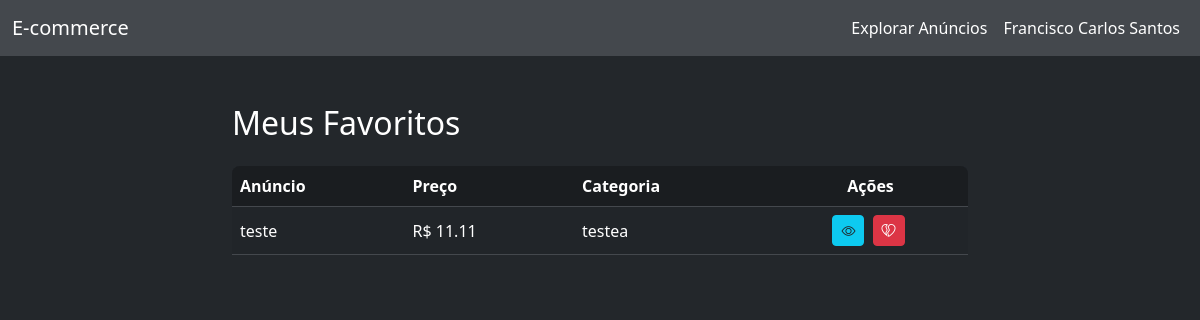
The page /favoritos/ (signed in) on the database its author committed.
### app/models/usuario.py (models this page shows, shortened)
class Usuario(UserMixin, db.Model):
    __tablename__ = "usuario"
    id = db.Column(db.Integer, primary_key=True)
    nome = db.Column(db.String(100), nullable=False)
    email = db.Column(db.String(120), unique=True, nullable=False)
    senha_hash = db.Column(db.String(128), nullable=False)
    anuncios = db.relationship("Anuncio", back_populates="usuario", lazy=True)
    perguntas = db.relationship("Pergunta", back_populates="usuario", lazy=True)
    respostas = db.relationship("Resposta", back_populates="usuario", lazy=True)
    compras = db.relationship("Compra", back_populates="usuario", lazy=True)
    favoritos = db.relationship("Favorito", back_populates="usuario", lazy=True)

### app/models/favorito.py (models this page shows, shortened)
class Favorito(db.Model):
    __tablename__ = "favorito"
    id = db.Column(db.Integer, primary_key=True)
    criado_em = db.Column(db.DateTime, default=datetime.utcnow)
    usuario_id = db.Column(db.Integer, db.ForeignKey("usuario.id"), nullable=False)
    anuncio_id = db.Column(db.Integer, db.ForeignKey("anuncio.id"), nullable=False)
    usuario = db.relationship("Usuario", back_populates="favoritos")

### app/models/anuncio.py (models this page shows, shortened)
class Anuncio(db.Model):
    __tablename__ = "anuncio"
    id = db.Column(db.Integer, primary_key=True)
    titulo = db.Column(db.String(200), nullable=False)
    descricao = db.Column(db.Text, nullable=False)
    preco = db.Column(db.Float, nullable=False)
    criado_em = db.Column(db.DateTime, default=datetime.utcnow)
    usuario_id = db.Column(db.Integer, db.ForeignKey("usuario.id"), nullable=False)
    categoria_id = db.Column(db.Integer, db.ForeignKey("categoria.id"), nullable=False)
    usuario = db.relationship("Usuario", back_populates="anuncios")
    perguntas = db.relationship("Pergunta", backref="anuncio", lazy=True)
    compras = db.relationship("Compra", backref="anuncio", lazy=True)
    favoritos = db.relationship("Favorito", backref="anuncio", lazy=True)

### app/models/categoria.py (models this page shows, shortened)
class Categoria(db.Model):
    __tablename__ = "categoria"
    id = db.Column(db.Integer, primary_key=True)
    nome = db.Column(db.String(100), nullable=False, unique=True)
    criado_por_id = db.Column(db.Integer, db.ForeignKey('usuario.id'), nullable=False)
    criado_por = db.relationship("Usuario", backref="categorias_criadas", lazy=True)
    anuncios = db.relationship("Anuncio", backref="categoria", lazy=True)

### app/routes/favorito.py (the view)
@favorito_bp.route('/')
@login_required
def list_favorito():
    favoritos = Favorito.query.filter_by(usuario_id=current_user.id).all()
    return render_template('favorito/list.html', favoritos=favoritos)

### app/templates/favorito/list.html (shortened to what this page needs)
{% extends 'base.html' %}
{% block content %}
<div class="container py-4">
    <div class="row justify-content-center">
        <div class="col-lg-8">
            <div class="d-flex justify-content-between align-items-center mb-4">
                <h2 class="mb-0">Meus Favoritos</h2>
            </div>
            <div class="table-responsive">
                <table class="table table-striped table-hover align-middle">
                    <thead class="table-primary">
                        <tr>
                            <th>Anúncio</th>
                            <th>Preço</th>
                            <th>Categoria</th>
                            <th class="text-center">Ações</th>
                        </tr>
                    </thead>
                    <tbody>
                        {% for favorito in favoritos %}
                        <tr>
                            <td>{{ favorito.anuncio.titulo }}</td>
                            <td>R$ {{ '%.2f'|format(favorito.anuncio.preco) }}</td>
                            <td>{{ favorito.anuncio.categoria.nome }}</td>
                            <td class="text-center">
                                <a href="{{ url_for('anuncio.publico_detail', id=favorito.anuncio.id) }}" class="btn btn-sm btn-info me-1" title="Ver anúncio">
                                    <i class="bi bi-eye"></i>
                                </a>
                                <form action="{{ url_for('favorito.remover_favorito', id=favorito.id) }}" method="post" style="display:inline;">
                                    <button type="submit" class="btn btn-sm btn-danger" title="Remover" onclick="return confirm('Remover dos favoritos?');">
                                        <i class="bi bi-heartbreak"></i>
                                    </button>
                                </form>
                            </td>
                        </tr>
                        {% else %}
                        <tr>
                            <td colspan="4" class="text-center text-muted">Nenhum anúncio favorito encontrado.</td>
                        </tr>
                        {% endfor %}
                    </tbody>
                </table>
            </div>
        </div>
    </div>
</div>
<link rel="stylesheet" href="https://cdn.jsdelivr.net/npm/bootstrap-icons@1.10.5/font/bootstrap-icons.css">
{% endblock %}

### app/templates/navbar.html (shortened to what this page needs)
<nav class="navbar navbar-expand-lg navbar-dark bg-primary mb-4">
  <div class="container-fluid">
    <a class="navbar-brand" href="{% if current_user.is_authenticated %}{{ url_for('dashboard') }}{% else %}{{ url_for('home') }}{% endif %}">E-commerce</a>
    <div class="collapse navbar-collapse" id="navbarNav">
      <ul class="navbar-nav ms-auto">
        <li class="nav-item">
          <a class="nav-link text-white{% if request.endpoint == 'anuncio.explorar_anuncios' %} active{% endif %}" href="{{ url_for('anuncio.explorar_anuncios') }}">Explorar Anúncios</a>
        </li>
        {% if current_user.is_authenticated %}
          <li class="nav-item dropdown">
            <a class="nav-link dropdown-toggle text-white" href="#" id="userDropdown" role="button" data-bs-toggle="dropdown" aria-expanded="false">
              {{ current_user.nome }}
            </a>
          </li>
        {% endif %}
      </ul>
    </div>
  </div>
</nav>

### app/static/css/main.css (style rules this page uses)
body, .bg-white, .card, .table, .dropdown-menu, .modal-content, .form-control, .form-select { background-color: #23272b !important; color: #fff !important; }
.bg-primary, .navbar.bg-primary, .table-primary, .btn-primary, .alert-primary { background-color: #44484d !important; color: #fff !important; border-color: #44484d !important; }
.navbar, .navbar .dropdown-menu { background-color: #44484d !important; }
.btn, .btn-primary, .btn-success, .btn-danger, .btn-warning, .btn-info, .btn-secondary, .btn-outline-danger, .btn-outline-secondary, .btn-outline-info, .btn-outline-primary, .btn-outline-success, .btn-outline-warning { color: #fff !important; }
.table-responsive { border-radius: 0.5rem; overflow: hidden; }
.table a { text-decoration: none !important; }
.table .btn { margin-right: 0.25rem; }
.nav-link, .navbar-brand, .navbar-nav .nav-link { color: #fff !important; }
.navbar-nav .nav-link.text-white { position: relative; transition: color 0.2s; }
.navbar-nav .nav-link.text-white::after { content: ''; display: block; width: 0; height: 3px; background: #0d6efd; transition: width 0.2s; position: absolute; left: 0; bottom: 0.2rem; border-radius: 2px; }
#userDropdown.text-white::after { display: none !important; }
.navbar-nav .dropdown > .nav-link { outline: none; }
.table, .table tbody, .table tr, .table td { background-color: #23272b !important; color: #fff !important; border-color: #44484d !important; }
.table thead, .table thead th { background-color: #1a1d20 !important; color: #fff !important; border-color: #44484d !important; }
.table-striped > tbody > tr:nth-of-type(odd) { background-color: #2c3035 !important; }
.table, .table th, .table td { border-color: #44484d !important; }
.btn-danger { background-color: #dc3545 !important; border-color: #dc3545 !important; color: #fff !important; }
.btn-info { background-color: #0dcaf0 !important; border-color: #0dcaf0 !important; color: #212529 !important; }

### rows shown on the page
Usuario: nome "Francisco Carlos Santos"
Favorito: anuncio.titulo "teste", anuncio.categoria.nome "testea"
Anuncio: anuncio.preco "11.11"
